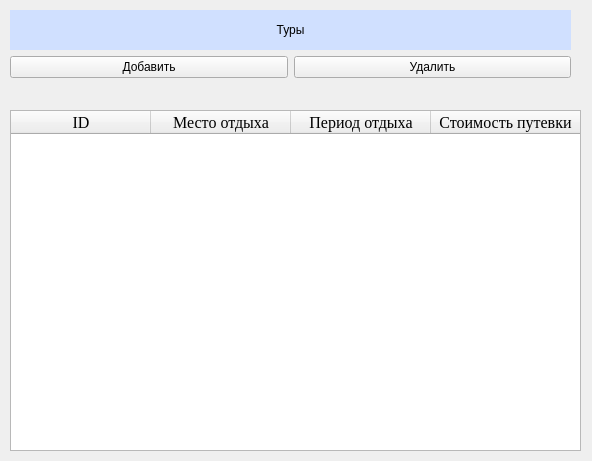
<?xml version="1.0" encoding="UTF-8"?>
<ui version="4.0">
 <class>Tours</class>
 <widget class="QWidget" name="Tours">
  <property name="geometry">
   <rect>
    <x>0</x>
    <y>0</y>
    <width>592</width>
    <height>461</height>
   </rect>
  </property>
  <property name="windowTitle">
   <string>Кресик Елизавета</string>
  </property>
  <widget class="QTableWidget" name="tourTable">
   <property name="geometry">
    <rect>
     <x>10</x>
     <y>110</y>
     <width>571</width>
     <height>341</height>
    </rect>
   </property>
   <property name="minimumSize">
    <size>
     <width>0</width>
     <height>150</height>
    </size>
   </property>
   <property name="styleSheet">
    <string notr="true">font: 12pt &quot;Times New Roman&quot;;</string>
   </property>
   <property name="editTriggers">
    <set>QAbstractItemView::NoEditTriggers</set>
   </property>
   <property name="selectionBehavior">
    <enum>QAbstractItemView::SelectRows</enum>
   </property>
   <property name="columnCount">
    <number>4</number>
   </property>
   <attribute name="horizontalHeaderDefaultSectionSize">
    <number>140</number>
   </attribute>
   <attribute name="horizontalHeaderShowSortIndicator" stdset="0">
    <bool>false</bool>
   </attribute>
   <attribute name="horizontalHeaderStretchLastSection">
    <bool>true</bool>
   </attribute>
   <column>
    <property name="text">
     <string>ID</string>
    </property>
    <property name="font">
     <font>
      <family>Times New Roman</family>
      <pointsize>12</pointsize>
     </font>
    </property>
   </column>
   <column>
    <property name="text">
     <string>Место отдыха</string>
    </property>
    <property name="font">
     <font>
      <family>Times New Roman</family>
      <pointsize>12</pointsize>
     </font>
    </property>
   </column>
   <column>
    <property name="text">
     <string>Период отдыха</string>
    </property>
    <property name="font">
     <font>
      <family>Times New Roman</family>
      <pointsize>12</pointsize>
     </font>
    </property>
   </column>
   <column>
    <property name="text">
     <string>Стоимость путевки</string>
    </property>
    <property name="font">
     <font>
      <family>Times New Roman</family>
      <pointsize>12</pointsize>
     </font>
    </property>
   </column>
  </widget>
  <widget class="QWidget" name="gridLayoutWidget">
   <property name="geometry">
    <rect>
     <x>10</x>
     <y>10</y>
     <width>561</width>
     <height>68</height>
    </rect>
   </property>
   <layout class="QGridLayout" name="gridLayout">
    <item row="1" column="0">
     <widget class="QPushButton" name="addTour">
      <property name="styleSheet">
       <string notr="true">font: 14pt &quot;Times New Roman&quot;;</string>
      </property>
      <property name="text">
       <string>Добавить</string>
      </property>
     </widget>
    </item>
    <item row="1" column="1">
     <widget class="QPushButton" name="delTour">
      <property name="styleSheet">
       <string notr="true">font: 14pt &quot;Times New Roman&quot;;</string>
      </property>
      <property name="text">
       <string>Удалить</string>
      </property>
     </widget>
    </item>
    <item row="0" column="0" colspan="2">
     <widget class="QLabel" name="tours">
      <property name="styleSheet">
       <string notr="true">font: 14pt &quot;Times New Roman&quot;;
background-color: rgb(208, 224, 255);</string>
      </property>
      <property name="text">
       <string>Туры</string>
      </property>
      <property name="alignment">
       <set>Qt::AlignCenter</set>
      </property>
     </widget>
    </item>
   </layout>
  </widget>
 </widget>
 <resources/>
 <connections/>
</ui>
